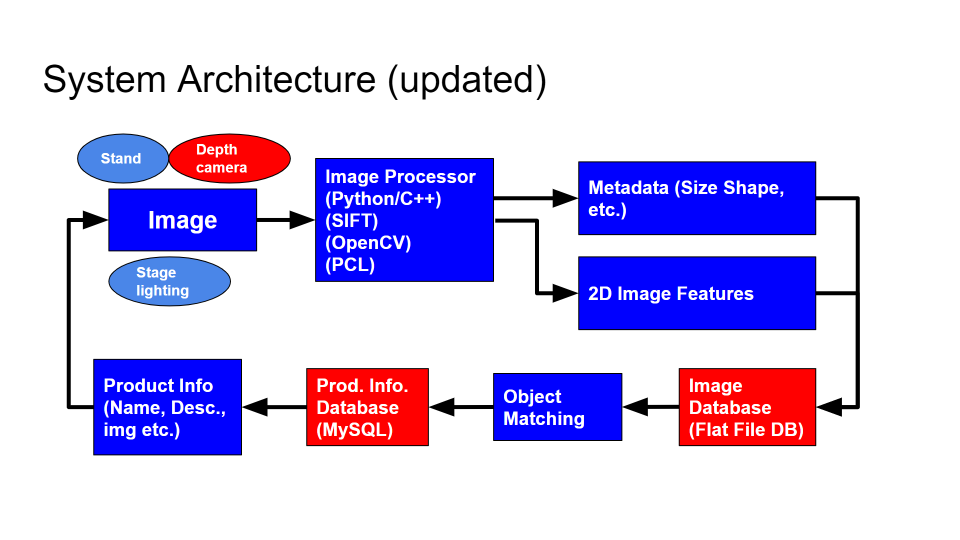
#> input picture Img/SystemDesign_Updated110419.png, 1920 x 1080 px, given in place of surface1.jpg, which was not available (shown at 1/2 size)
$ python Sift_SaveToPickle_128x128.py
#> lines starting #> are read from the running program, lines starting #| are printed output that depends on the picture; pictures that were not available may be replaced by others from this repository, and a replacement may not be noted
import numpy as np
import cv2 as cv
import pickle

files = ["surface1.jpg","surface2.jpg","surface3.jpg","surface4.jpg","surface5.jpg","surface6.jpg","surface7.jpg","surface8.jpg","surface9.jpg",]

sift = cv.xfeatures2d.SIFT_create()

imgName=[]
des_t = None
des_i = -1

for x in files:
	oriimg = cv.imread('../VDMSDataset/dataset/img/'+x)
#> oriimg is the input picture: shape (1080, 1920, 3); mean B, G, R 237.6, 197.6, 206.9
	#print('../VDMSDataset/dataset/img/'+x)
	img = cv.resize(oriimg,None,fx=0.2,fy=0.2)
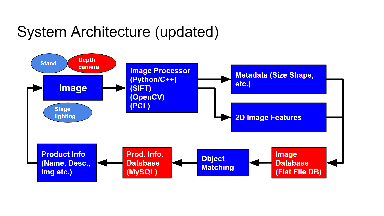
#> img: shape (216, 384, 3); mean B, G, R 237.1, 197.3, 206.4
	#print(img.shape)
	imgrgb= cv.cvtColor(img,cv.COLOR_BGR2RGB)
	print("keypoints starting for {}", x)
	kp = sift.detect(imgrgb,None)
#> kp = 311 keypoints; strongest (x, y, size): (223, 79, 4.3), (223, 117, 4.2), (256, 163, 4.2), (118, 88, 4.2)
	kps = sorted(kp, key=lambda x: -x.response)[:128]  # Grab only "top" 128 keypoints by response value(bigger is better)
#> kps = 128 keypoints; strongest (x, y, size): (223, 79, 4.3), (223, 117, 4.2), (256, 163, 4.2), (118, 88, 4.2)
	print("keypoints done for {}", x)
	kps,des = sift.compute(imgrgb,kps)
	#print(des)
	if x == 'surface10.jpg':
		des2 = des
	else:
		#des_all.append(des[0])
		print(des.shape)
#| (128, 128)
		imgName.append([x,des_i+1,des_i+len(des),0])
		des_i+=len(des)
#> des_i = 127
		if des_t is None:
			des_t = des
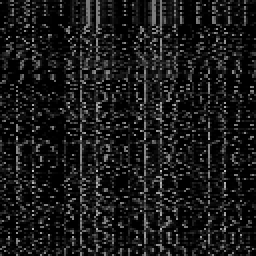
#> des_t: shape (128, 128) float32 (shown 2 times larger); min 0, max 194, mean 25.5
		else:
			des_t = np.concatenate((des_t,des))
#> pass 2 of the loop `for x in files:`:
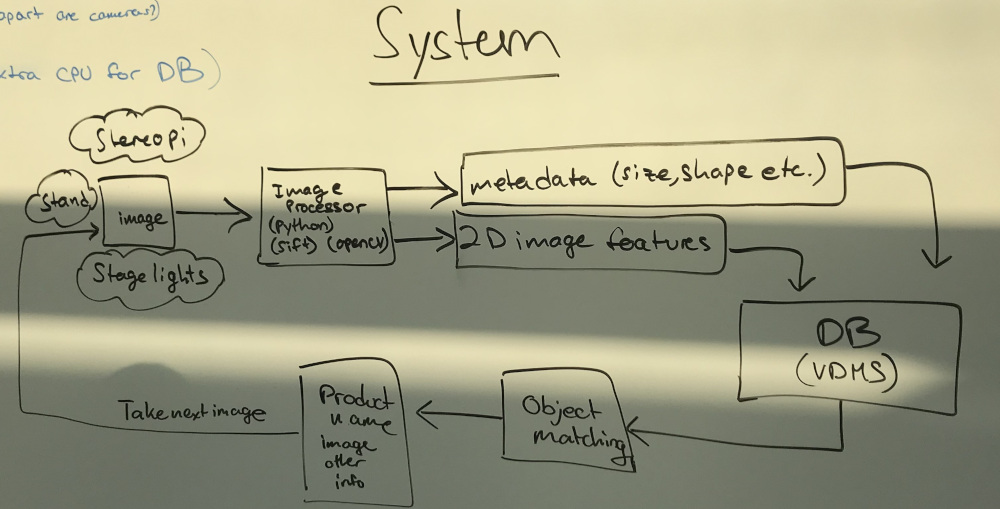
#> input picture Img/System_Design_Rough.jpg, 1000 x 509 px, given in place of surface2.jpg, which was not available
#> oriimg is the input picture: shape (509, 1000, 3); mean B, G, R 135.4, 163.7, 165.5
#> `img = cv.resize(oriimg,None,fx=0.2,fy=0.2)`:
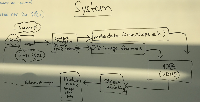
#> img: shape (102, 200, 3); mean B, G, R 135.5, 163.8, 165.6
#> imgrgb: shape (102, 200, 3)
#> kp = 67 keypoints; strongest (x, y, size): (153, 34, 2), (89, 9, 1.9), (61, 49, 16.9), (105, 72, 7.8)
#> kps has the same summary as kp
#| (67, 128)
#> des_i = 194
#> (the run stopped early here; a loop or call above may not have finished)
